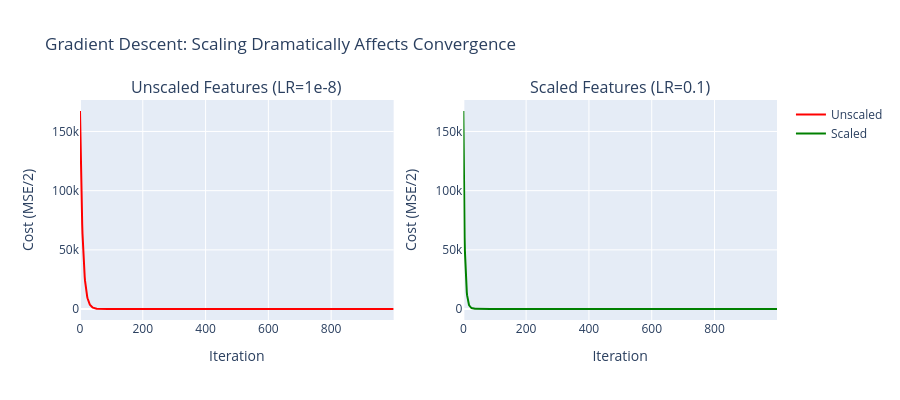

This figure's notebook cell:
### Code cell
# Visualize gradient descent convergence
fig = make_subplots(rows=1, cols=2, 
                    subplot_titles=('Unscaled Features (LR=1e-8)', 
                                    'Scaled Features (LR=0.1)'))

fig.add_trace(
    go.Scatter(y=costs_unscaled, mode='lines', name='Unscaled',
               line=dict(color='red')),
    row=1, col=1
)

fig.add_trace(
    go.Scatter(y=costs_scaled, mode='lines', name='Scaled',
               line=dict(color='green')),
    row=1, col=2
)

fig.update_layout(height=400, width=900,
                  title_text='Gradient Descent: Scaling Dramatically Affects Convergence')
fig.update_xaxes(title_text='Iteration', row=1, col=1)
fig.update_xaxes(title_text='Iteration', row=1, col=2)
fig.update_yaxes(title_text='Cost (MSE/2)', row=1, col=1)
fig.update_yaxes(title_text='Cost (MSE/2)', row=1, col=2)
fig.show()

print("\n🔍 OBSERVATION:")
print("   Without scaling, we need a MUCH smaller learning rate (1e-8 vs 0.1)")
print("   because large-scale features (Area: ~1000s) cause huge gradients.")
print("   With scaling, all features contribute equally to the gradient.")

### Figure 1 — Plotly figure (JSON) as saved in the notebook; plotly's stock layout.template omitted (floating-point values rounded to 4 significant figures; data arrays with more than 128 entries replaced by an {"elided": "..."} marker saying what was removed)
{"data": [{"line": {"color": "red"}, "mode": "lines", "name": "Unscaled", "type": "scatter", "xaxis": "x", "y": {"elided": "1000 float values"}, "yaxis": "y"}, {"line": {"color": "green"}, "mode": "lines", "name": "Scaled", "type": "scatter", "xaxis": "x2", "y": {"elided": "1000 float values"}, "yaxis": "y2"}], "layout": {"annotations": [{"font": {"size": 16}, "showarrow": false, "text": "Unscaled Features (LR=1e-8)", "x": 0.225, "xanchor": "center", "xref": "paper", "y": 1, "yanchor": "bottom", "yref": "paper"}, {"font": {"size": 16}, "showarrow": false, "text": "Scaled Features (LR=0.1)", "x": 0.775, "xanchor": "center", "xref": "paper", "y": 1, "yanchor": "bottom", "yref": "paper"}], "height": 400, "title": {"text": "Gradient Descent: Scaling Dramatically Affects Convergence"}, "width": 900, "xaxis": {"anchor": "y", "domain": [0, 0.45], "title": {"text": "Iteration"}}, "xaxis2": {"anchor": "y2", "domain": [0.55, 1], "title": {"text": "Iteration"}}, "yaxis": {"anchor": "x", "domain": [0, 1], "title": {"text": "Cost (MSE/2)"}}, "yaxis2": {"anchor": "x2", "domain": [0, 1], "title": {"text": "Cost (MSE/2)"}}}}
